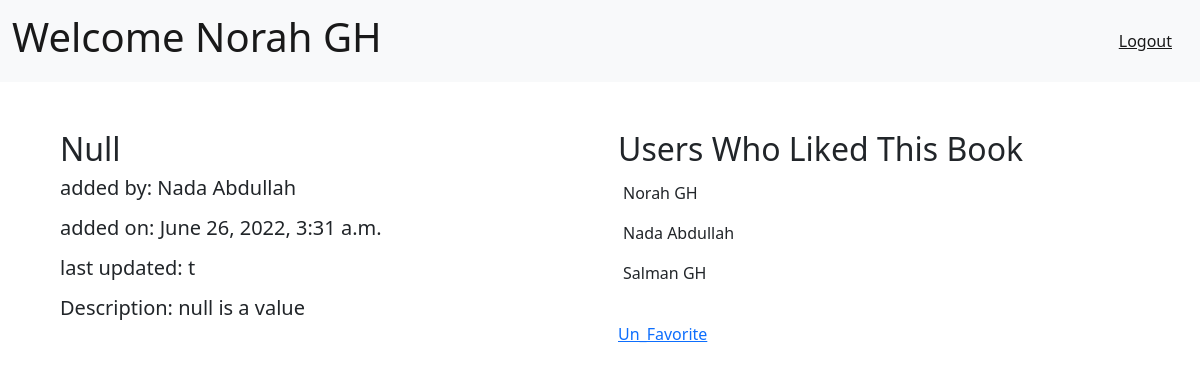
/books/6 (signed in), run on the app's committed database.
### login_register_app/models.py (models this page shows)
class User (models.Model):
    first_name = models.CharField(max_length=50,blank=False,null=False)
    last_name = models.CharField(max_length=50,blank=False,null=False)
    email = models.EmailField(blank=False,null=False)
    password = models.CharField(max_length=50,blank=False,null=False)
    birthday = models.DateField(blank=False,null=False)
    objects = UserManager()

### favBooks_app/models.py (models this page shows)
class Book(models.Model):
    title = models.CharField(max_length=100)
    uploaded_by = models.ForeignKey(User,related_name='uploaded_books',blank=False,on_delete=models.CASCADE)
    liked_by = models.ManyToManyField(User,related_name='liked_books')
    created_at = models.DateTimeField(auto_now_add=True)
    updated_at = models.DateTimeField(auto_now=True)
    desc = models.TextField()
    objects = BookManager()

### favBooks_app/views.py (the view, shortened to what this page needs)
# urls.py: path('<int:bookId>',views.showBook,name='showBook'),
def showBook(request,bookId):
    userId = request.session['userId']
    curr_user = User.objects.filter(id=userId).last()
    book = Book.objects.get(id=bookId)
    likedBook = False
    if book.uploaded_by.id != curr_user.id:
        for user in book.liked_by.all():
            if user.id == curr_user.id:
                likedBook = True
                break
        print('--'*50,likedBook )
        context = {
        'curr_user': curr_user,
        'book':book,
        'likedBook':likedBook,
        }
        return render (request,'otherBooks.html',context)

### favBooks_app/templates/otherBooks.html (shortened to what this page needs)
{% extends 'base.html' %}
{% block content %}
<div class="col m-5">
    <h2>{{book.title}}</h2>
    <h5>added by: {{book.uploaded_by.first_name }} {{book.uploaded_by.last_name}}</h5>
    <h5>added on: {{book.created_at}}</h5>
    <h5>last updated: {{book.updated_a}}t</h5>
    <h5>Description: {{book.desc}}</h5>
</div>
<div class="col m-5">
    <h2 class="text-start">Users Who Liked This Book</h2>
    <ul>
        {% for user in book.liked_by.all %}
        <li>
            <p>{{user.first_name}} {{user.last_name}} </p>
        </li>
        {% endfor %}
    </ul>
    {% if likedBook %}
    <a href="/books/un_favorite/{{book.id}}">Un_Favorite</a>
    {% else %}
    <a href="/books/favorite/{{book.id}}">Add to your Favorite</a>
    {% endif %}
</div>
{% endblock %}

### favBooks_app/templates/base.html (shortened to what this page needs)
<!DOCTYPE html>
<html lang="en">
<head>
    <link href="https://cdn.jsdelivr.net/npm/bootstrap@5.2.0-beta1/dist/css/bootstrap.min.css" rel="stylesheet"
>
</head>
<body>
    <nav class="navbar navbar-expand-lg bg-light">
        <div class="container-fluid">
            <a class="navbar-brand" href="/books"><h1> Welcome {{curr_user.first_name}} {{curr_user.last_name}}</h1></a>
            <div class="navbar-text me-3"><a href="/logout/{{curr_user.id}}">Logout</a></div>
        </div>
    </nav>
    <div class="container row">
        {% block content %}
        {% endblock %}
    </div>
</body>
</html>

### favBooks_app/templates/base.html (style rules this page uses)
ul { list-style: none; padding: 5px; }
.row { justify-content:space-between }

### data on the page
User: first_name "Norah", last_name "GH"
Book: title "Null", uploaded_by.first_name "Nada", uploaded_by.last_name "Abdullah", created_at "June 26, 2022, 3:31 a.m.", desc "null is a value"
User: first_name "Nada", last_name "Abdullah"
User: first_name "Salman", last_name "GH"
